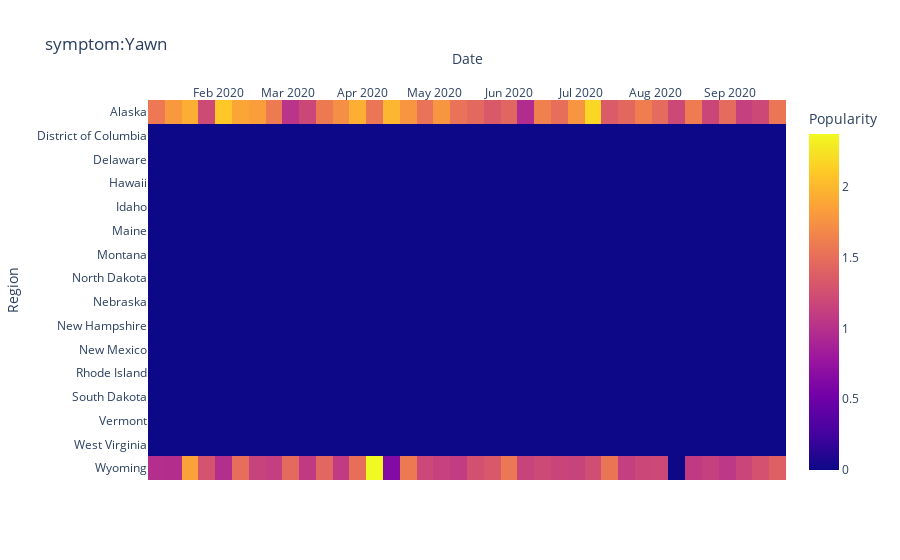
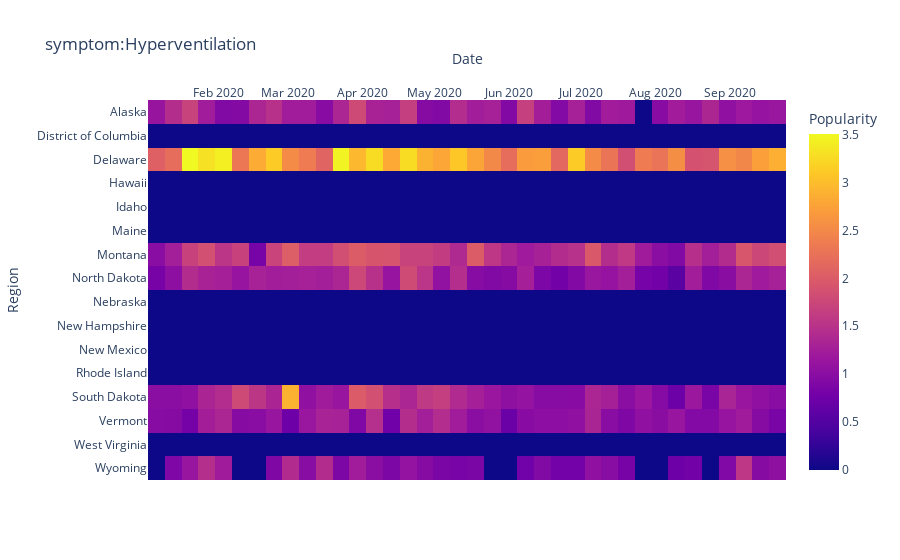
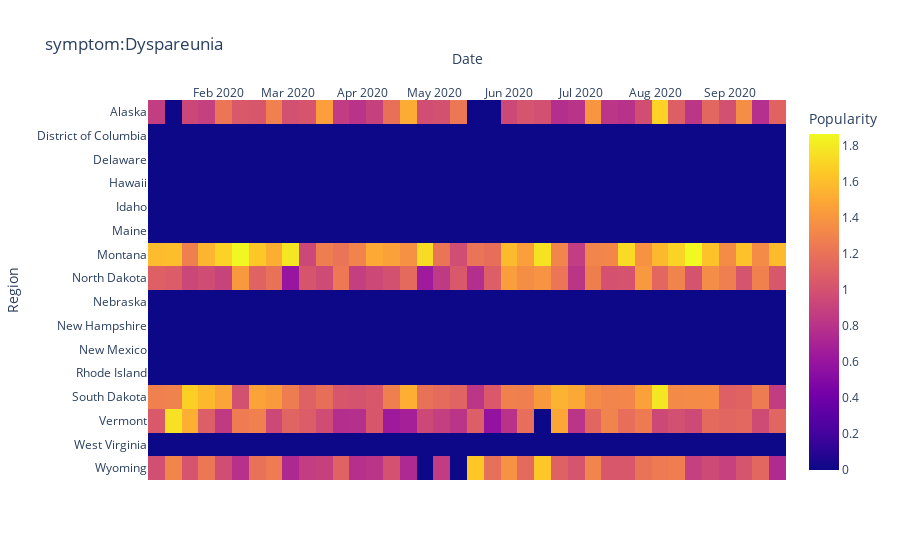
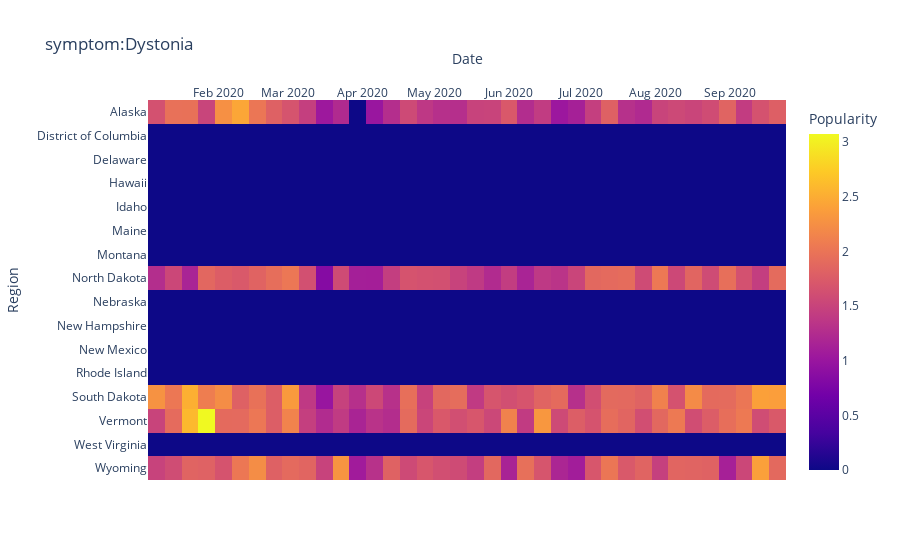

The notebook cell saved with these charts, in order:
### Code cell
# draw the heatmap for each Symptom in different region

import plotly.express as px

# fill the NaN
dfFilled = df.fillna(value=0)

for symptom in symptomList:
    # create the heat matrix[dates][16 region]
    heatMat = []
    for region in regionList:
        subRegion = dfFilled[df['sub_region_1'].isin([region])]
        subList = subRegion[symptom].tolist()
        heatMat.append(subList)
        dateList = subRegion['date']

    fig = px.imshow(heatMat,
                labels=dict(x="Date", y="Region", color="Popularity"),
                x=dateList,
                y=regionList,title=symptom)
    fig.update_xaxes(side="top")
    fig.show()

### Figure 1 — Plotly figure (JSON) as saved in the notebook; plotly's stock layout.template omitted (floating-point values rounded to 4 significant figures; data arrays with more than 128 entries replaced by an {"elided": "..."} marker saying what was removed)
{"data": [{"coloraxis": "coloraxis", "hovertemplate": "Date: %{x}<br>Region: %{y}<br>Popularity: %{z}<extra></extra>", "type": "heatmap", "x": ["2020-01-06", "2020-01-13", "2020-01-20", "2020-01-27", "2020-02-03", "2020-02-10", "2020-02-17", "2020-02-24", "2020-03-02", "2020-03-09", "2020-03-16", "2020-03-23", "2020-03-30", "2020-04-06", "2020-04-13", "2020-04-20", "2020-04-27", "2020-05-04", "2020-05-11", "2020-05-18", "2020-05-25", "2020-06-01", "2020-06-08", "2020-06-15", "2020-06-22", "2020-06-29", "2020-07-06", "2020-07-13", "2020-07-20", "2020-07-27", "2020-08-03", "2020-08-10", "2020-08-17", "2020-08-24", "2020-08-31", "2020-09-07", "2020-09-14", "2020-09-21"], "y": ["Alaska", "District of Columbia", "Delaware", "Hawaii", "Idaho", "Maine", "Montana", "North Dakota", "Nebraska", "New Hampshire", "New Mexico", "Rhode Island", "South Dakota", "Vermont", "West Virginia", "Wyoming"], "z": {"elided": "16x38 float values"}}], "layout": {"coloraxis": {"colorbar": {"title": {"text": "Popularity"}}, "colorscale": [[0, "#0d0887"], [0.1111, "#46039f"], [0.2222, "#7201a8"], [0.3333, "#9c179e"], [0.4444, "#bd3786"], [0.5556, "#d8576b"], [0.6667, "#ed7953"], [0.7778, "#fb9f3a"], [0.8889, "#fdca26"], [1, "#f0f921"]]}, "title": {"text": "symptom:Yawn"}, "xaxis": {"constrain": "domain", "scaleanchor": "y", "side": "top", "title": {"text": "Date"}}, "yaxis": {"autorange": "reversed", "constrain": "domain", "title": {"text": "Region"}}}}

### Figure 2 — Plotly figure (JSON) as saved in the notebook; plotly's stock layout.template omitted (floating-point values rounded to 4 significant figures; data arrays with more than 128 entries replaced by an {"elided": "..."} marker saying what was removed)
{"data": [{"coloraxis": "coloraxis", "hovertemplate": "Date: %{x}<br>Region: %{y}<br>Popularity: %{z}<extra></extra>", "type": "heatmap", "x": ["2020-01-06", "2020-01-13", "2020-01-20", "2020-01-27", "2020-02-03", "2020-02-10", "2020-02-17", "2020-02-24", "2020-03-02", "2020-03-09", "2020-03-16", "2020-03-23", "2020-03-30", "2020-04-06", "2020-04-13", "2020-04-20", "2020-04-27", "2020-05-04", "2020-05-11", "2020-05-18", "2020-05-25", "2020-06-01", "2020-06-08", "2020-06-15", "2020-06-22", "2020-06-29", "2020-07-06", "2020-07-13", "2020-07-20", "2020-07-27", "2020-08-03", "2020-08-10", "2020-08-17", "2020-08-24", "2020-08-31", "2020-09-07", "2020-09-14", "2020-09-21"], "y": ["Alaska", "District of Columbia", "Delaware", "Hawaii", "Idaho", "Maine", "Montana", "North Dakota", "Nebraska", "New Hampshire", "New Mexico", "Rhode Island", "South Dakota", "Vermont", "West Virginia", "Wyoming"], "z": {"elided": "16x38 float values"}}], "layout": {"coloraxis": {"colorbar": {"title": {"text": "Popularity"}}, "colorscale": [[0, "#0d0887"], [0.1111, "#46039f"], [0.2222, "#7201a8"], [0.3333, "#9c179e"], [0.4444, "#bd3786"], [0.5556, "#d8576b"], [0.6667, "#ed7953"], [0.7778, "#fb9f3a"], [0.8889, "#fdca26"], [1, "#f0f921"]]}, "title": {"text": "symptom:Hyperventilation"}, "xaxis": {"constrain": "domain", "scaleanchor": "y", "side": "top", "title": {"text": "Date"}}, "yaxis": {"autorange": "reversed", "constrain": "domain", "title": {"text": "Region"}}}}

### Figure 3 — Plotly figure (JSON) as saved in the notebook; plotly's stock layout.template omitted (floating-point values rounded to 4 significant figures; data arrays with more than 128 entries replaced by an {"elided": "..."} marker saying what was removed)
{"data": [{"coloraxis": "coloraxis", "hovertemplate": "Date: %{x}<br>Region: %{y}<br>Popularity: %{z}<extra></extra>", "type": "heatmap", "x": ["2020-01-06", "2020-01-13", "2020-01-20", "2020-01-27", "2020-02-03", "2020-02-10", "2020-02-17", "2020-02-24", "2020-03-02", "2020-03-09", "2020-03-16", "2020-03-23", "2020-03-30", "2020-04-06", "2020-04-13", "2020-04-20", "2020-04-27", "2020-05-04", "2020-05-11", "2020-05-18", "2020-05-25", "2020-06-01", "2020-06-08", "2020-06-15", "2020-06-22", "2020-06-29", "2020-07-06", "2020-07-13", "2020-07-20", "2020-07-27", "2020-08-03", "2020-08-10", "2020-08-17", "2020-08-24", "2020-08-31", "2020-09-07", "2020-09-14", "2020-09-21"], "y": ["Alaska", "District of Columbia", "Delaware", "Hawaii", "Idaho", "Maine", "Montana", "North Dakota", "Nebraska", "New Hampshire", "New Mexico", "Rhode Island", "South Dakota", "Vermont", "West Virginia", "Wyoming"], "z": {"elided": "16x38 float values"}}], "layout": {"coloraxis": {"colorbar": {"title": {"text": "Popularity"}}, "colorscale": [[0, "#0d0887"], [0.1111, "#46039f"], [0.2222, "#7201a8"], [0.3333, "#9c179e"], [0.4444, "#bd3786"], [0.5556, "#d8576b"], [0.6667, "#ed7953"], [0.7778, "#fb9f3a"], [0.8889, "#fdca26"], [1, "#f0f921"]]}, "title": {"text": "symptom:Dyspareunia"}, "xaxis": {"constrain": "domain", "scaleanchor": "y", "side": "top", "title": {"text": "Date"}}, "yaxis": {"autorange": "reversed", "constrain": "domain", "title": {"text": "Region"}}}}

### Figure 4 — Plotly figure (JSON) as saved in the notebook; plotly's stock layout.template omitted (floating-point values rounded to 4 significant figures; data arrays with more than 128 entries replaced by an {"elided": "..."} marker saying what was removed)
{"data": [{"coloraxis": "coloraxis", "hovertemplate": "Date: %{x}<br>Region: %{y}<br>Popularity: %{z}<extra></extra>", "type": "heatmap", "x": ["2020-01-06", "2020-01-13", "2020-01-20", "2020-01-27", "2020-02-03", "2020-02-10", "2020-02-17", "2020-02-24", "2020-03-02", "2020-03-09", "2020-03-16", "2020-03-23", "2020-03-30", "2020-04-06", "2020-04-13", "2020-04-20", "2020-04-27", "2020-05-04", "2020-05-11", "2020-05-18", "2020-05-25", "2020-06-01", "2020-06-08", "2020-06-15", "2020-06-22", "2020-06-29", "2020-07-06", "2020-07-13", "2020-07-20", "2020-07-27", "2020-08-03", "2020-08-10", "2020-08-17", "2020-08-24", "2020-08-31", "2020-09-07", "2020-09-14", "2020-09-21"], "y": ["Alaska", "District of Columbia", "Delaware", "Hawaii", "Idaho", "Maine", "Montana", "North Dakota", "Nebraska", "New Hampshire", "New Mexico", "Rhode Island", "South Dakota", "Vermont", "West Virginia", "Wyoming"], "z": {"elided": "16x38 float values"}}], "layout": {"coloraxis": {"colorbar": {"title": {"text": "Popularity"}}, "colorscale": [[0, "#0d0887"], [0.1111, "#46039f"], [0.2222, "#7201a8"], [0.3333, "#9c179e"], [0.4444, "#bd3786"], [0.5556, "#d8576b"], [0.6667, "#ed7953"], [0.7778, "#fb9f3a"], [0.8889, "#fdca26"], [1, "#f0f921"]]}, "title": {"text": "symptom:Dystonia"}, "xaxis": {"constrain": "domain", "scaleanchor": "y", "side": "top", "title": {"text": "Date"}}, "yaxis": {"autorange": "reversed", "constrain": "domain", "title": {"text": "Region"}}}}
